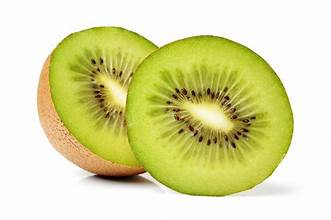
#> input picture lab3/baitaplamthem/kiwi.jpeg, 331 x 220 px
$ jupyter execute baitaplamthem.ipynb
#> lines starting #> are read from the running program, lines starting #| are printed output that depends on the picture; after the words box and inside, x2 and y2 are one past the last pixel; in counts of white or black regions, pixels touching at a corner belong together
[cell 1]
import numpy as np
from scipy.ndimage import map_coordinates
import imageio.v2 as iio
import matplotlib.pyplot as plt


img = iio.imread('kiwi.jpeg')
#> img is the input picture: shape (220, 331, 3); mean R, G, B 220.5, 220, 164.7
h, w, c = img.shape
#> h = 220; w = 331; c = 3

translated = np.zeros_like(img)
y_offset, x_offset = 30, 50
translated[y_offset:h, x_offset:w] = img[0:h - y_offset, 0:w - x_offset]


yy, xx = np.meshgrid(np.arange(h), np.arange(w), indexing='ij')


wave = 10 * np.sin(2 * np.pi * yy / 50)
xx_wave = xx + wave


xx_wave = np.clip(xx_wave, 0, w - 1)


result = np.zeros_like(img)
for i in range(3):
    result[..., i] = map_coordinates(translated[..., i], [yy, xx_wave], order=1, mode='reflect')
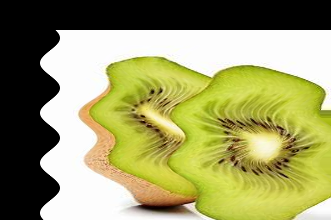
#> result: shape (220, 331, 3); mean R, G, B 154.3, 153.7, 100.5


iio.imwrite('kiwi_wave.jpg', result)


plt.imshow(result)
plt.title("Kiwi với hiệu ứng sóng")
plt.axis('off')
plt.show()

[cell 2]
import numpy as np
from PIL import Image
import matplotlib.pyplot as plt

def apply_gradient(image, start_color, end_color):
    """
    Áp dụng màu gradient theo chiều dọc từ start_color đến end_color
    """
    h, w, _ = image.shape
    gradient = np.linspace(start_color, end_color, h).astype(np.uint8)
    gradient = np.tile(gradient[:, np.newaxis, :], (1, w, 1))

    mask = np.any(image != [255, 255, 255], axis=-1).astype(np.uint8)
    mask_3ch = np.repeat(mask[:, :, np.newaxis], 3, axis=2)

    result = gradient * mask_3ch + image * (1 - mask_3ch)
    return result.astype(np.uint8)


papaya = np.array(Image.open('dudu.jpg').convert('RGB'))
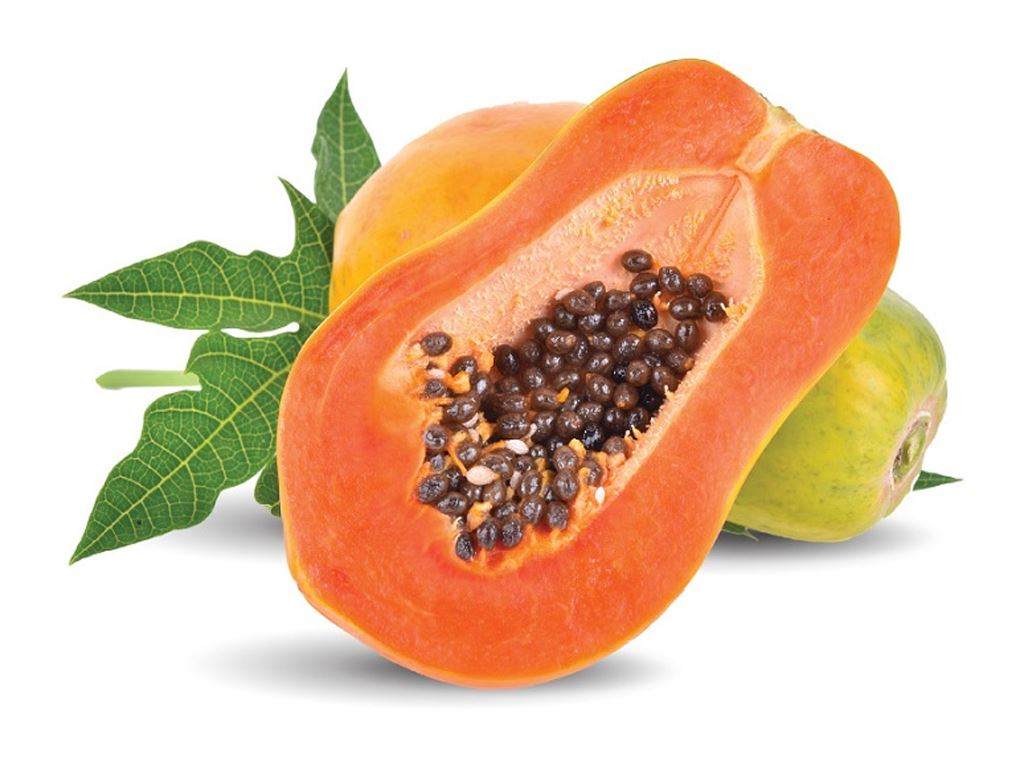
#> input picture lab3/baitaplamthem/dudu.jpg, 1024 x 768 px
#> papaya is the input picture: shape (768, 1024, 3); mean R, G, B 228.9, 198, 170.8
watermelon = np.array(Image.open('watermelon.jpg').convert('RGB'))
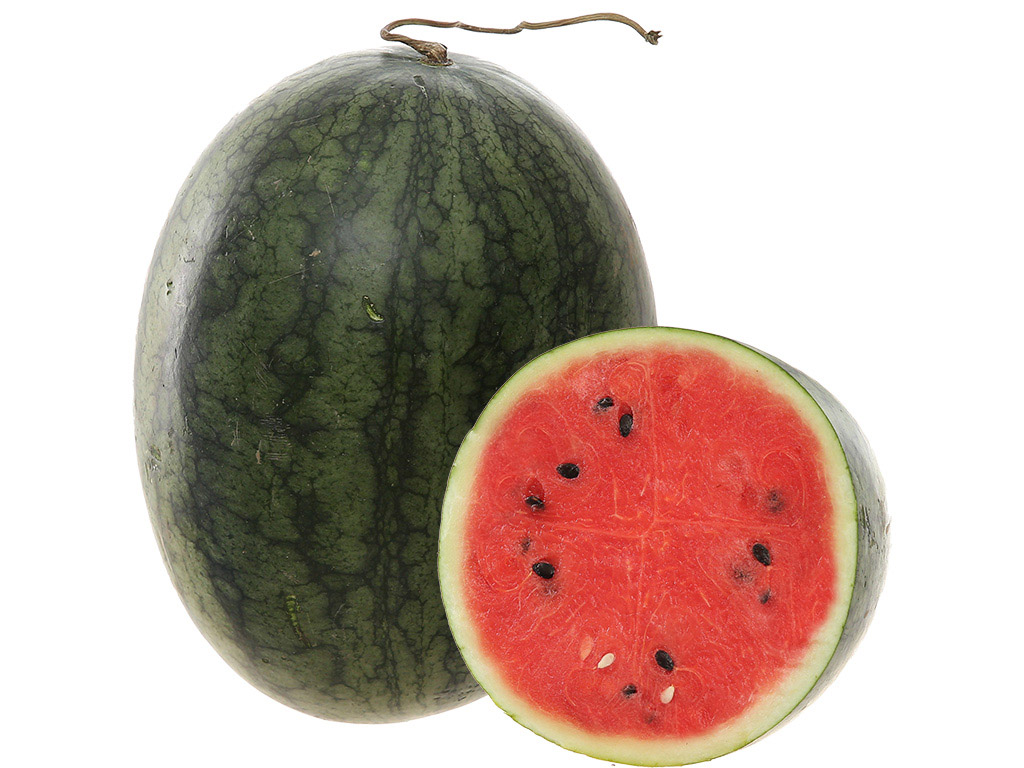
#> input picture lab3/baitaplamthem/watermelon.jpg, 1024 x 768 px
#> watermelon is the input picture: shape (768, 1024, 3); mean R, G, B 195.3, 175, 165.9


papaya_colored = apply_gradient(papaya, start_color=[255, 0, 0], end_color=[0, 255, 0])
#> in apply_gradient, `mask = np.any(image != [255, 255, 255], axis=-1).astype(np.uint8)`:
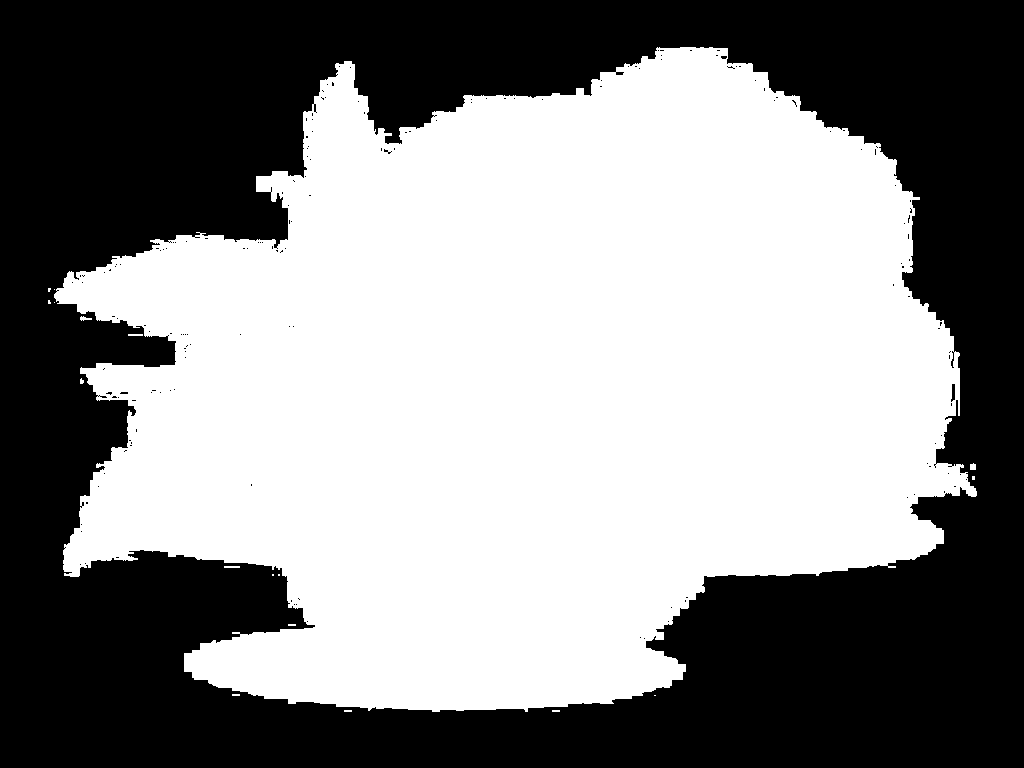
#> mask: shape (768, 1024); values 0 (black) and 1 (white), 53.6% white; 171 black regions (169 under 20 px), largest, box (x1, y1, x2, y2) and area: (0, 0, 1024, 768) 364662, (951, 384, 955, 402) 52


watermelon_colored = apply_gradient(watermelon, start_color=[255, 255, 0], end_color=[128, 0, 128])
#> in apply_gradient (call 2), `mask = np.any(image != [255, 255, 255], axis=-1).astype(np.uint8)`: mask: shape (768, 1024); values 0 (black) and 1 (white), 51.2% white; 274 black regions (273 under 20 px), largest, box (x1, y1, x2, y2) and area: (0, 0, 1024, 768) 383346


canvas_h = max(papaya_colored.shape[0], watermelon_colored.shape[0])
#> canvas_h = 768
canvas_w = papaya_colored.shape[1] + watermelon_colored.shape[1] + 50
#> canvas_w = 2098
canvas = np.zeros((canvas_h, canvas_w, 4), dtype=np.uint8)


papaya_rgba = np.concatenate([papaya_colored, np.full((papaya_colored.shape[0], papaya_colored.shape[1], 1), 255)], axis=-1)
canvas[:papaya_colored.shape[0], :papaya_colored.shape[1], :] = papaya_rgba


x_offset = papaya_colored.shape[1] + 50
#> x_offset = 1074
watermelon_rgba = np.concatenate([watermelon_colored, np.full((watermelon_colored.shape[0], watermelon_colored.shape[1], 1), 255)], axis=-1)
canvas[:watermelon_colored.shape[0], x_offset:x_offset + watermelon_colored.shape[1], :] = watermelon_rgba

Image.fromarray(canvas).save('fruit_composite.png', 'PNG')


plt.imshow(canvas)
plt.axis('off')
plt.title("Đu đủ & Dưa hấu với gradient")
plt.show()

[cell 3]
import numpy as np
from PIL import Image
from scipy.ndimage import rotate
import matplotlib.pyplot as plt


def load_and_rotate(image_path, angle):
#> called with image_path = 'mountain.jpeg', angle = 45
    img = np.array(Image.open(image_path).convert('RGB'))
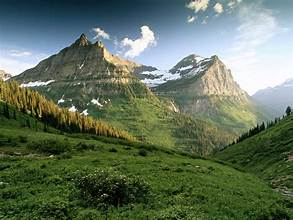
#> input picture lab3/baitaplamthem/mountain.jpeg, 293 x 220 px
#> img is the input picture: shape (220, 293, 3); mean R, G, B 98.8, 114.2, 93.8
    rotated = rotate(img, angle=angle, reshape=False, mode='nearest')
#> call 2 of load_and_rotate, with image_path = 'boat.jpeg', angle = 45
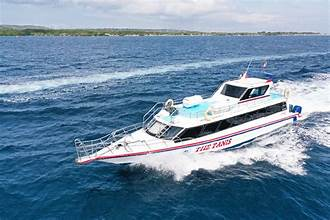
#> input picture lab3/baitaplamthem/boat.jpeg, 330 x 220 px
#> in load_and_rotate, img is the input picture: shape (220, 330, 3); mean R, G, B 110.8, 138.4, 162.6
    return rotated.astype(np.uint8)

def vertical_mirror(image):
    return np.flipud(image)


mountain = load_and_rotate('mountain.jpeg', 45)
boat = load_and_rotate('boat.jpeg', 45)


mountain_mirror = vertical_mirror(mountain)
boat_mirror = vertical_mirror(boat)
#> in vertical_mirror (call 2), `return np.flipud(image)`:
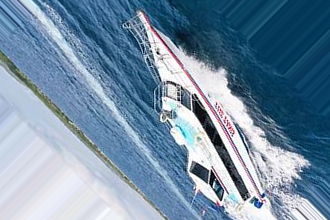
#> returned value: shape (220, 330, 3); mean of channels 0, 1, 2 115.2, 141.3, 163.8; drawn as R, G, B


h = max(mountain_mirror.shape[0], boat_mirror.shape[0])
w = mountain_mirror.shape[1] + boat_mirror.shape[1] + 30
#> w = 653

canvas = np.ones((h, w, 3), dtype=np.uint8) * 255


canvas[:mountain_mirror.shape[0], :mountain_mirror.shape[1], :] = mountain_mirror
#> canvas: shape (220, 653, 3)


x_offset = mountain_mirror.shape[1] + 30
#> x_offset = 323
canvas[:boat_mirror.shape[0], x_offset:x_offset + boat_mirror.shape[1], :] = boat_mirror
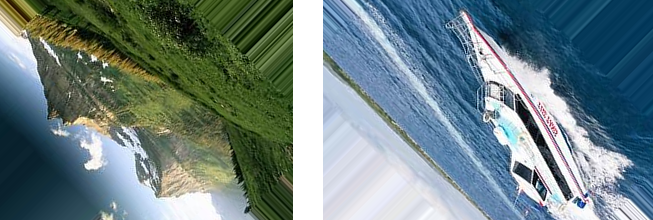
#> canvas: shape (220, 653, 3); mean of channels 0, 1, 2 109.3, 129.5, 131.2; drawn as R, G, B


Image.fromarray(canvas).save('mountain_boat_mirror.jpg')


plt.imshow(canvas)
plt.title("Ảnh núi & thuyền xoay 45° và phản chiếu dọc")
plt.axis('off')

[cell 4]
import numpy as np
from PIL import Image
from scipy.ndimage import map_coordinates
import matplotlib.pyplot as plt


pagoda = np.array(Image.open('pagoda.jpg').convert('RGB'))
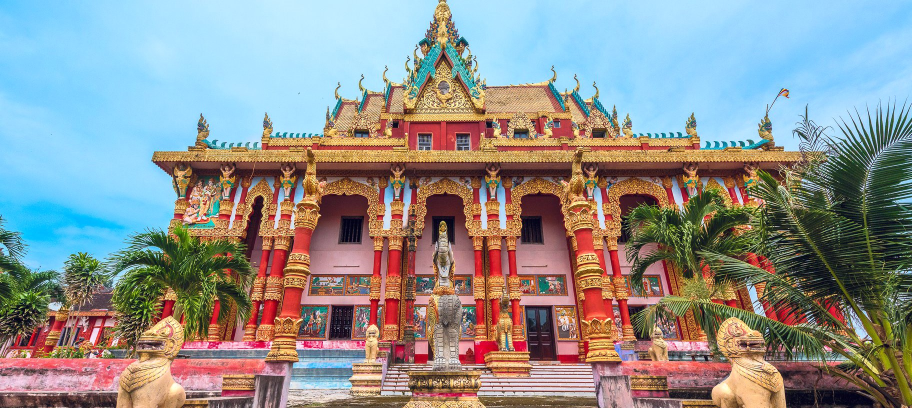
#> input picture lab3/baitaplamthem/pagoda.jpg, 1824 x 816 px (shown at 1/2 size)
#> pagoda is the input picture: shape (816, 1824, 3); mean R, G, B 143.1, 144.4, 142.9
pagoda_zoomed = np.array(Image.fromarray(pagoda).resize((pagoda.shape[1]*5, pagoda.shape[0]*5), resample=Image.BICUBIC))


h, w, _ = pagoda_zoomed.shape
#> h = 4080; w = 9120
yy, xx = np.meshgrid(np.arange(h), np.arange(w), indexing='ij')


warp_strength = 30
warp_frequency = 2 * np.pi / 300
xx_new = xx + warp_strength * np.sin(warp_frequency * yy)


xx_new = np.clip(xx_new, 0, w - 1)


warped = np.zeros_like(pagoda_zoomed)
for i in range(3):  # RGB
    warped[..., i] = map_coordinates(pagoda_zoomed[..., i], [yy, xx_new], order=1, mode='reflect')


Image.fromarray(warped).save('pagoda_warped.jpg')
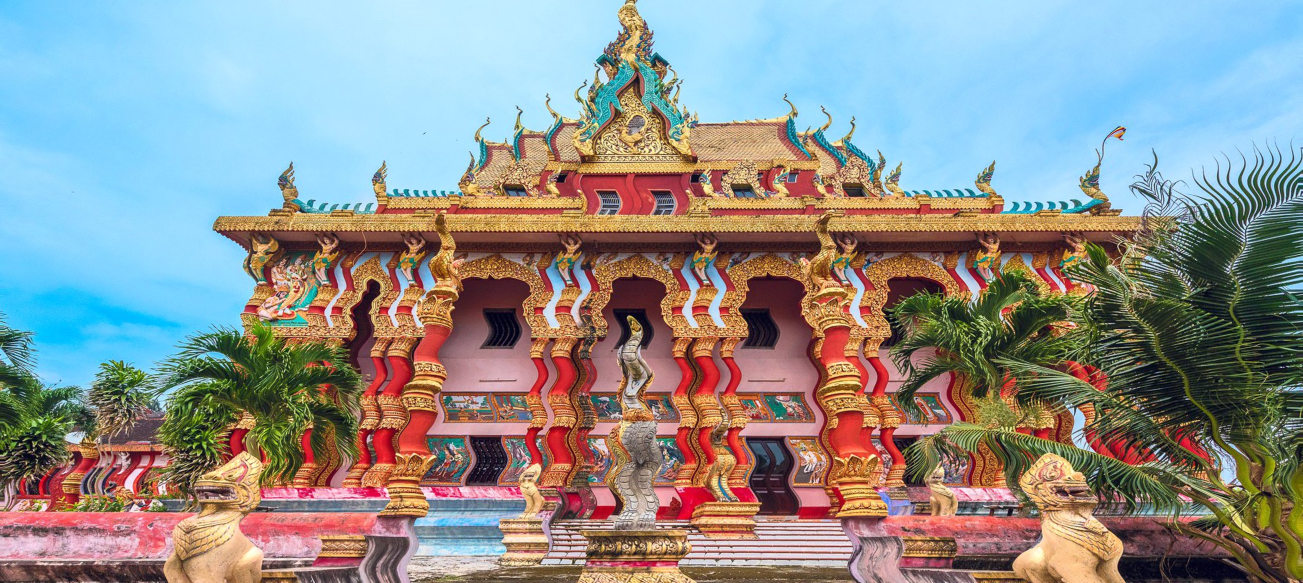
#> saved as pagoda_warped.jpg: PIL image 9120x4080 RGB (shown at 1/7 size); mean R, G, B 143.1, 144.4, 142.9


plt.imshow(warped)
plt.axis('off')
plt.title('Chùa phóng to và uốn cong')
plt.show()

[cell 5]
import numpy as np
from PIL import Image
from scipy.ndimage import rotate, zoom, gaussian_filter, map_coordinates
import matplotlib.pyplot as plt


img_paths = {
    '1': 'pagoda.jpg',
    '2': 'kiwi.jpeg',
    '3': 'watermelon.jpg'
}

def show_and_save(img, name='result.jpg'):
    Image.fromarray(img).save(name)
    plt.imshow(img)
    plt.axis('off')
    plt.title(name)
    plt.show()

def translate_image(img, dx, dy):
    translated = np.zeros_like(img)
    h, w = img.shape[:2]
    translated[max(0, dy):h, max(0, dx):w] = img[0:h - dy, 0:w - dx]
    return translated

def rotate_image(img, angle, reshape):
    return rotate(img, angle=angle, reshape=reshape, mode='nearest').astype(np.uint8)

def zoom_image(img, factor):
    return zoom(img, (factor, factor, 1), order=1).astype(np.uint8)

def blur_image(img, sigma):
    return gaussian_filter(img, sigma=(sigma, sigma, 0)).astype(np.uint8)

def wave_transform(img, amplitude):
    h, w, _ = img.shape
    yy, xx = np.meshgrid(np.arange(h), np.arange(w), indexing='ij')
    xx_wave = xx + amplitude * np.sin(2 * np.pi * yy / 50)
    xx_wave = np.clip(xx_wave, 0, w - 1)
    result = np.zeros_like(img)
    for i in range(3):
        result[..., i] = map_coordinates(img[..., i], [yy, xx_wave], order=1, mode='reflect')
    return result.astype(np.uint8)

def main():
    print("Chọn ảnh:")
    for k, v in img_paths.items():
        print(f"{k}: {v}")
    img_choice = input("Nhập số (1-3): ").strip()
#> the answer given: kiwi.jpeg

    if img_choice not in img_paths:
        print("Ảnh không hợp lệ.")
        return

    img = np.array(Image.open(img_paths[img_choice]).convert('RGB'))

    print("\nChọn phép biến đổi:")
    print("1: Tịnh tiến")
    print("2: Xoay")
    print("3: Phóng to / Thu nhỏ")
    print("4: Làm mờ Gaussian")
    print("5: Biến đổi sóng")
    choice = input("Nhập số (1-5): ").strip()

    if choice == '1':
        dx = int(input("Số pixel tịnh tiến theo trục x: "))
        dy = int(input("Số pixel tịnh tiến theo trục y: "))
        result = translate_image(img, dx, dy)

    elif choice == '2':
        angle = float(input("Nhập góc xoay (độ): "))
        reshape = input("reshape=True? (y/n): ").strip().lower() == 'y'
        result = rotate_image(img, angle, reshape)

    elif choice == '3':
        factor = float(input("Nhập hệ số zoom (>1 phóng to, <1 thu nhỏ): "))
        result = zoom_image(img, factor)

    elif choice == '4':
        sigma = float(input("Nhập giá trị sigma cho Gaussian blur: "))
        result = blur_image(img, sigma)

    elif choice == '5':
        amp = float(input("Nhập biên độ sóng (amplitude): "))
        result = wave_transform(img, amp)

    else:
        print("Lựa chọn không hợp lệ.")
        return

    show_and_save(result, 'result.jpg')

if __name__ == '__main__':
    main()
